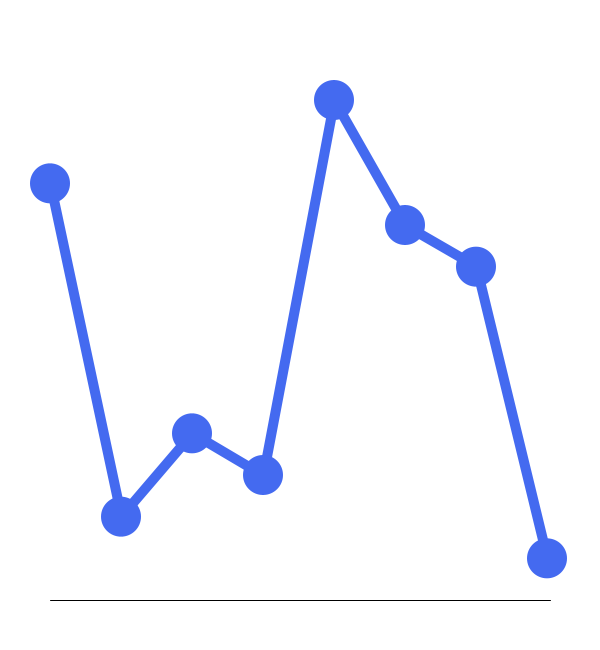
Frame 1 (no input)
Frame 60 (the mouse pressed at the canvas centre just before this capture): identical to frame 1, image omitted
Frame 120 (the mouse held since frame 60 and released just before this capture): identical to frame 1, image omitted

The Processing sketch that drew this single still picture (run headless with seeded random() and noise(); from frame 60 on, the mouse is pressed at the canvas centre):

// Processing sketch: lineChart_inc_classes
// ── lineChart_inc_classes.pde
// Rachel Menzies
// Draw a line chart
// Creates objects of type Item
// Draws these objects as ellipses
// Connect ellipses with lines

// the values to be plotted on the line chart
// the chart is dynamic so you can change these values and the chart will resize
int values[] = {
  100, 20, 40, 30, 120, 90, 80, 10
};
int no_of_items = values.length;
Item[] item = new Item[no_of_items]; 

// variables needed for the line chart
int max_value = max(values);            // used to set the position of each line
int x_range = 500;                      // the max width of the chart
int y_range = 500;                      // the max height of the chart
int base_x = 50;                        // bottom-left position of the chart
int base_y = 600;                       // bottom-left position of the chart
float gap = x_range/(values.length-1);  // how far to move the x position for each line end

float size_of_point = 40;               // how big should each point be?

float xPos;                             // the x and y position for each item
float yPos;


/*
SETUP - RUNS ONCE
 */
void setup() {

  size(600, 650);
  background(255);

  // create the items in the array
  // set x and y positions
  for (int i=0; i<item.length; i++) {
    if (i==0) {              // set the first x position
      xPos = base_x;
    }
    else {                  // then add onto it each time
      xPos = xPos + gap;
    }
    yPos = base_y - map(values[i], 0, max_value, 0, y_range);
    item[i] = new Item(values[i], xPos, yPos, size_of_point);
  }
}



/*
DRAW - RUNS OVER AND OVER
 */
void draw() {

  background(255);

  // line to show bottom of line chart (a value of zero)
  strokeWeight(1);
  stroke(0);
  line(base_x, base_y, base_x+x_range, base_y);

  stroke(68, 106, 240);    // make the chart use a blue line

  // draw the lines first as these display under the ellipse (point)
  // use strokeWeight 10 
  strokeWeight(10);
  for (int i=1; i<item.length; i++) {
    line(item[i-1].getX(), item[i-1].getY(), item[i].getX(), item[i].getY());
  }

  // check if the mouse is over each point in the chart
  for (int i=0; i<item.length; i++) {
    item[i].onHover();
  }

  // display the points after the line so that they are on top
  // use strokeWeight 1 - if not then there will be a border that is not detected with onHover()
  strokeWeight(1);
  for (int i=0; i<item.length; i++) {
    item[i].display();
  }
}


// ── class_Item.pde
class Item {

  int value;
  float x;
  float y;  
  float diameter;
  float radius;
  float dist;
  color c;

  Item(int v, float xPos, float yPos, float s) {
    value = v;
    x = xPos;
    y = yPos;
    diameter = s;
    radius = diameter/2;
    c = color(68, 106, 240);
  }

  int getValue() {
    return value;
  }

  float getX() {
    return x;
  }

  float getY() {
    return y;
  }



  //
  // display the ellipse to show the data value
  //
  void display() {
    fill(c);
    noStroke();
    ellipse(x, y, diameter, diameter);
  }
  // end function


  //
  // changes the colour of the ellipse
  // the ellipse is not displayed in this function
  // display() is called in the main program
  //
  void onHover() {
    // Use Pythagorus Theorum to check the distance from 
    // mouse pointer to centre of the circle
    dist = (mouseX - x) * (mouseX - x) + (mouseY - y) * (mouseY - y);
    dist = sqrt(dist);

    // change the colour of the 'button' if the mouse hovers over it
    if (dist < radius) {
      c = color(6, 23, 82);
      displayInfo();
    }
    else {
      c = color(68, 106, 240);
    }
  }
  // end function


  //
  // display the value in a rectangle above the ellipse
  // this function is called from onHover()
  //
  void displayInfo() {
    fill(255);
    stroke(0);
    strokeWeight(2);
    rect(x-40, y-65, 80, 35);    // rectangle
    textAlign(CENTER);
    textSize(20);
    fill(255, 0, 0);
    text(value, x, y-40);      // text displayed inside rectangle
  }
  // end function
}
